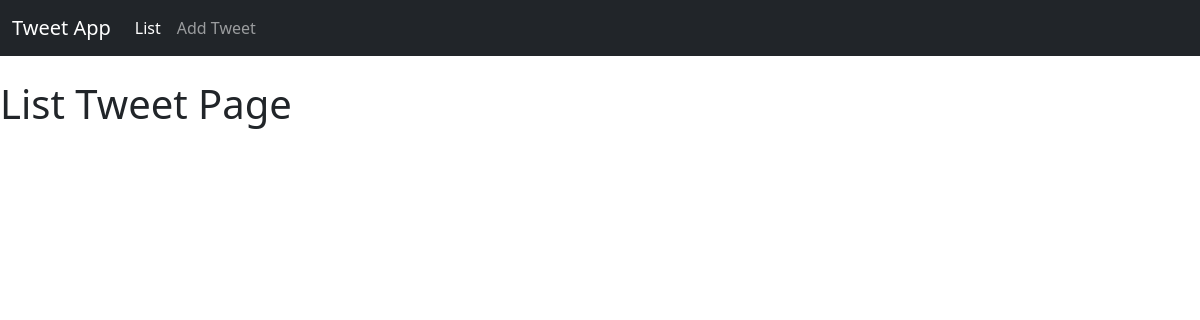
The page /tweetapp/ on the database as committed earlier.
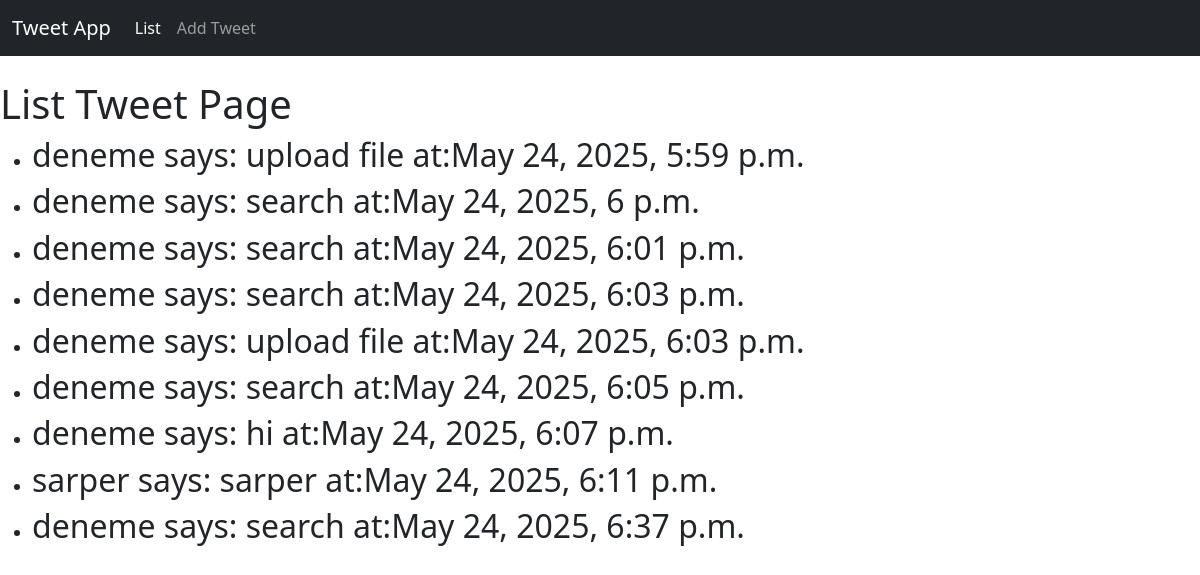
The same page on the database as committed later.
### tweetapp/models.py (models this page shows, shortened)
class Tweet(models.Model):
    nickname= models.CharField(max_length=50)
    message=models.CharField(max_length=50)
    created_at = models.DateTimeField(auto_now_add=True)

### tweetapp/views.py (the view)
# urls.py: path("",views.list_tweet,name="list_tweet"), #sarperuzun.com/tweetapp/
def list_tweet(request):
    all_tweets= models.Tweet.objects.all()
    tweet_dict = {"Tweets": all_tweets}
    return render(request,"tweetapp/list_tweet.html",context=tweet_dict)

### tweetapp/templates/tweetapp/list_tweet.html
{% extends "base.html" %}
{% block content%}
<h1>List Tweet Page</h1>
<ul>
    {% for tweet in Tweets %}
    <li><h2>{{tweet.nickname}} says: {{tweet.message}}  at:{{tweet.created_at}}</h2></li>
    {% endfor %}
</ul>
{% endblock %}

Rows that differ between the two databases and show on the page:
added Tweet: nickname "deneme", message "upload file", created_at "May 24, 2025, 5:59 p.m."
added Tweet: nickname "deneme", message "search", created_at "May 24, 2025, 6 p.m."
added Tweet: nickname "deneme", message "search", created_at "May 24, 2025, 6:01 p.m."
added Tweet: nickname "deneme", message "search", created_at "May 24, 2025, 6:03 p.m."
added Tweet: nickname "deneme", message "upload file", created_at "May 24, 2025, 6:03 p.m."
added Tweet: nickname "deneme", message "search", created_at "May 24, 2025, 6:05 p.m."
added Tweet: nickname "deneme", message "hi", created_at "May 24, 2025, 6:07 p.m."
added Tweet: nickname "sarper", message "sarper", created_at "May 24, 2025, 6:11 p.m."
added Tweet: nickname "deneme", message "search", created_at "May 24, 2025, 6:37 p.m."
